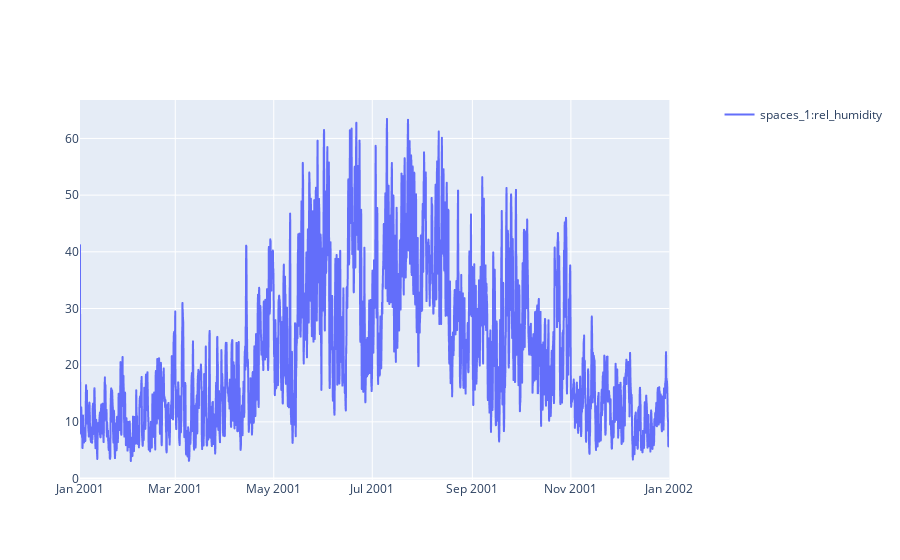

The cell this chart's notebook holds for it:
### Code cell
sim.plot(pro.dates(),[pro.component("spaces_1").variable("rel_humidity")])

### Figure 1 — Plotly figure (JSON) as saved in the notebook; plotly's stock layout.template omitted (floating-point values rounded to 4 significant figures; data arrays with more than 128 entries replaced by an {"elided": "..."} marker saying what was removed)
{"data": [{"hovertemplate": "date=%{x}<br>space_1:rel_humidity=%{y}<extra></extra>", "legendgroup": "", "line": {"dash": "solid"}, "marker": {"symbol": "circle"}, "mode": "lines", "name": "spaces_1:rel_humidity", "showlegend": true, "type": "scattergl", "x": {"elided": "8760 str values"}, "xaxis": "x", "y": {"elided": "8760 float values"}, "yaxis": "y"}], "layout": {"xaxis": {"anchor": "y", "domain": [0, 0.94]}, "yaxis": {"anchor": "x", "domain": [0, 1]}, "yaxis2": {"anchor": "x", "overlaying": "y", "side": "right"}}}
